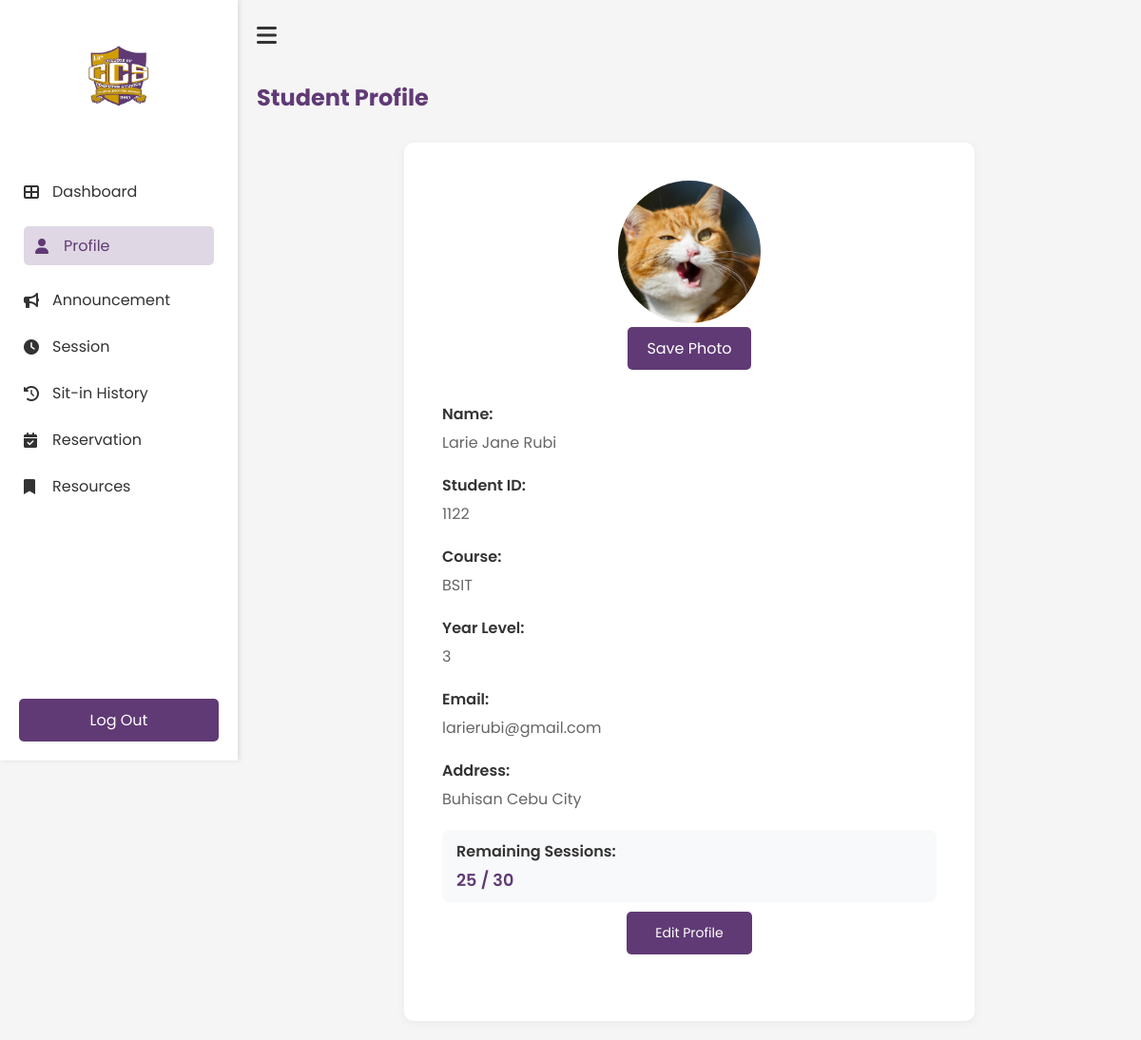
Page /Profile (signed in) on the earlier database version.
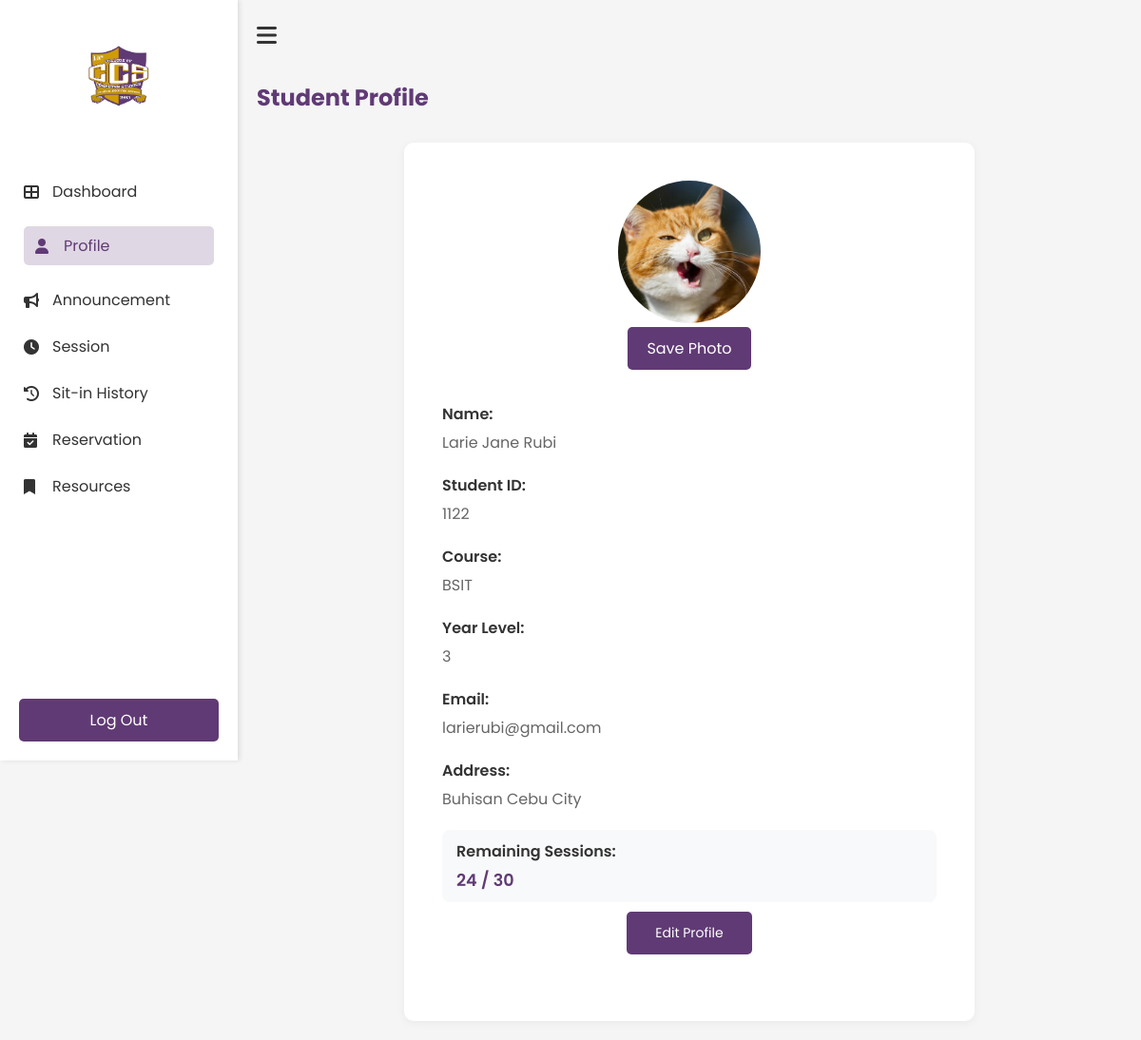
Same page on the later database version.
### tables this page shows
CREATE TABLE users(
idno integer primary key,
lastname text not null,
firstname text not null,
middlename text,
course text not null,
year_level integer not null,
email text unique not null,
username text unique not null,
password text not null, sessions TEXT DEFAULT NULL, address text, photo text, points INTEGER DEFAULT 0, remaining_sessions INTEGER DEFAULT 0);

### app.py (the view, shortened to what this page needs)
@app.route('/Profile', methods=['GET', 'POST'])
def Profile():
    if 'username' not in session:
        return redirect(url_for('login'))
    user_profile = get_user_profile(session['student_id'])
    return render_template('student/profile.html', user=user_profile)

### templates/student/profile.html (shortened to what the changed rows need)
<!DOCTYPE html>
<html lang="en">
    <head>
        <link rel="stylesheet" href="{{ url_for('static', filename='student/profile.css') }}">
        <link rel="stylesheet" href="https://cdnjs.cloudflare.com/ajax/libs/font-awesome/6.0.0-beta3/css/all.min.css">
    </head>
    <body>
        <div class="profile-container">
            <main class="main-content">
                <h1>Student Profile</h1>
                <div class="profile-card">
                    <div class="profile-image">
                        <form action="{{ url_for('save_photo') }}" method="POST" enctype="multipart/form-data" id="photo-form">
                            <div class="profile-image-upload">
                                <img src="{{ url_for('static', filename='uploads/' + user[9]) if user[9] else url_for('static', filename='images/default.png') }}"
                                     alt="Profile Photo"
                                     class="round-circle"
                                     id="preview-image">
                            </div>
                        </form>
                    </div>
                    <div class="profile-info">
                        <div class="info-item">
                            <p class="label">Name: </p>
                            <p class="value">{{ user[2] }} {{ user[3] }} {{ user[1] }}</p>
                        </div>
                        <div class="info-item">
                            <p class="label">Student ID: </p>
                            <p class="value">{{ user[0] }}</p>
                        </div>
                        <div class="info-item">
                            <p class="label">Course:</p>
                            <p class="value">{{ user[4] }}</p>
                        </div>
                        <div class="info-item">
                            <p class="label">Year Level: </p>
                            <p class="value">{{ user[5] }}</p>
                        </div>
                        <div class="info-item">
                            <p class="label">Email: </p>
                            <p class="value">{{ user[6] }}</p>
                        </div>
                        <div class="info-item">
                            <p class="label">Address: </p>
                            <p class="value">{{ user[7] if user[7] else 'No address provided' }}</p>
                        </div>
                        <div class="info-item sessions-info">
                            <p class="label">Remaining Sessions: </p>
                            <p class="value">{{ user[8] }} / 30</p>
                        </div>
                    </div>
                </div>
            </main>
        </div>
    </body>
</html>

Differences in the rows shown:
changed users "Larie Jane": sessions "25" → "24"
